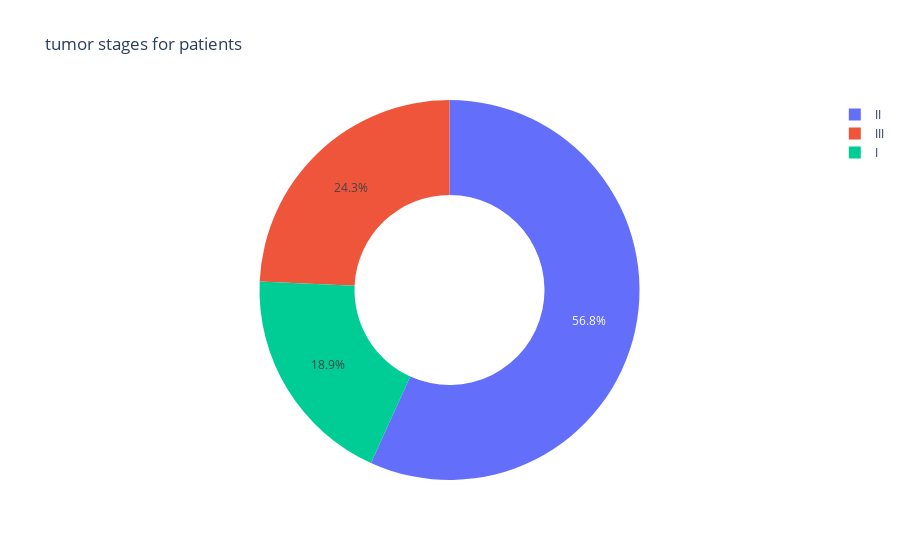

Notebook code for this chart:
### Markdown cell above
Stage of tumor of patiens

### Code cell
stage = data["Tumour_Stage"].value_counts()
transactions = stage.index
quantity = stage.values

figure = plty.pie(data,values =quantity,
                        names = transactions,hole=0.5,
                        title = "tumor stages for patients")

figure.show()
#majority of patients are in stage II cancer.

### Figure 1 — Plotly figure (JSON) as saved in the notebook; plotly's stock layout.template omitted (floating-point values rounded to 4 significant figures)
{"data": [{"domain": {"x": [0, 1], "y": [0, 1]}, "hole": 0.5, "hovertemplate": "label=%{label}<br>value=%{value}<extra></extra>", "labels": ["II", "III", "I"], "legendgroup": "", "name": "", "showlegend": true, "type": "pie", "values": [180, 77, 60]}], "layout": {"legend": {"tracegroupgap": 0}, "title": {"text": "tumor stages for patients"}}}
